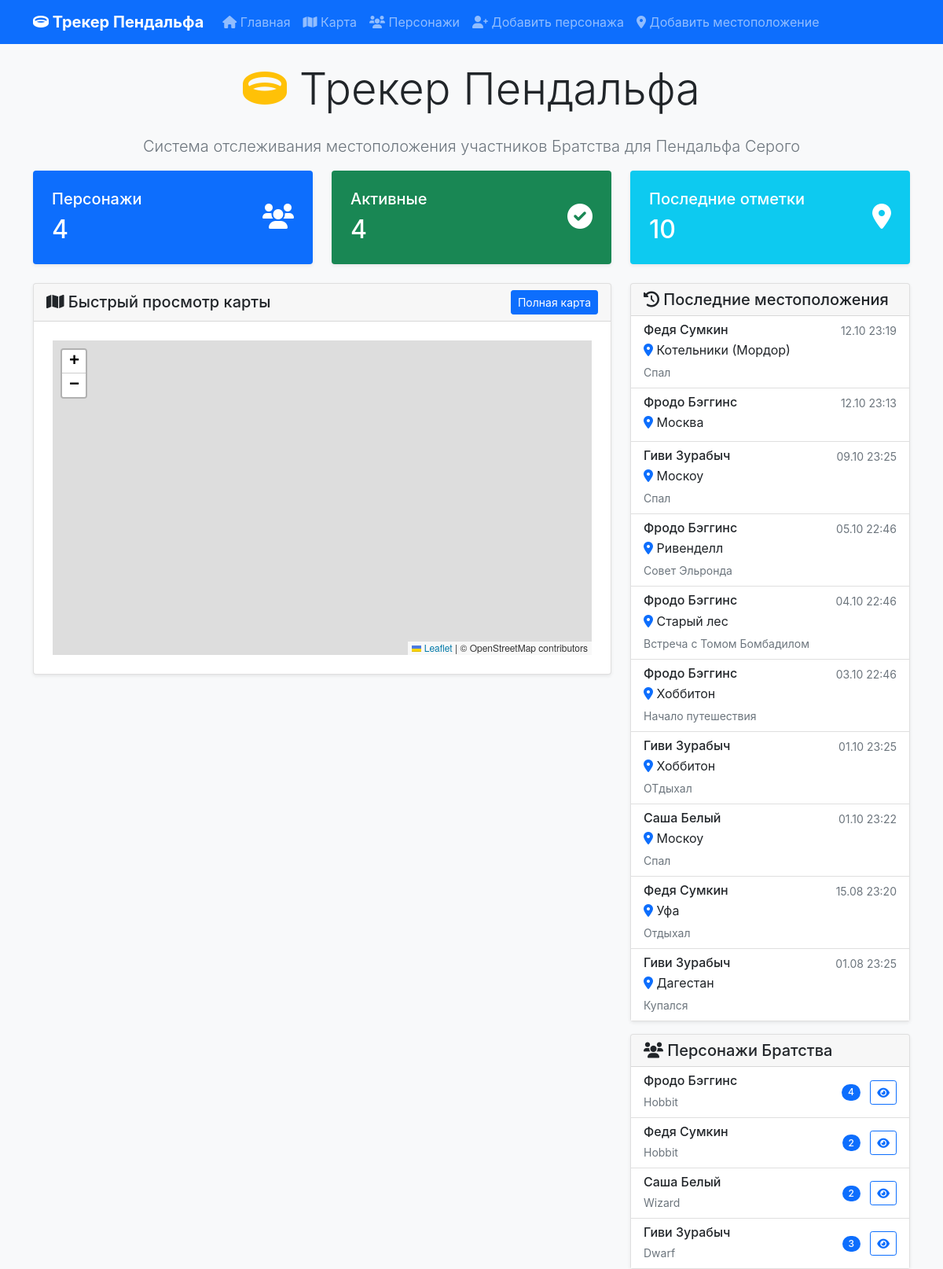
The page / on the database its author committed.
### app.py (models this page shows)
class Location(db.Model):
    id = db.Column(db.Integer, primary_key=True)
    character_id = db.Column(db.Integer, db.ForeignKey('character.id'), nullable=False)
    latitude = db.Column(db.Float, nullable=False)
    longitude = db.Column(db.Float, nullable=False)
    timestamp = db.Column(db.DateTime, nullable=False, default=datetime.utcnow)
    notes = db.Column(db.Text)
    location_name = db.Column(db.String(200))  # Например: "Шир", "Ривенделл", "Мория"

class Character(db.Model):
    id = db.Column(db.Integer, primary_key=True)
    name = db.Column(db.String(100), nullable=False, unique=True)
    description = db.Column(db.Text)
    race = db.Column(db.String(50))
    status = db.Column(db.String(20), default='active')  # active, inactive, lost
    created_at = db.Column(db.DateTime, default=datetime.utcnow)
    locations = db.relationship('Location', backref='character', lazy=True, cascade='all, delete-orphan')

### app.py (the view)
@app.route('/')
def index():
    characters = Character.query.all()
    recent_locations = db.session.query(Location).join(Character).order_by(Location.timestamp.desc()).limit(10).all()
    return render_template('index.html', characters=characters, recent_locations=recent_locations)

### templates/index.html (shortened to what this page needs)
{% extends "base.html" %}
{% block content %}
<div class="row">
    <div class="col-12">
        <h1 class="display-4 text-center mb-4">
            <i class="fas fa-ring text-warning"></i>
            Трекер Пендальфа
        </h1>
        <p class="lead text-center text-muted">
            Система отслеживания местоположения участников Братства для Пендальфа Серого
        </p>
    </div>
</div>
<div class="row mb-4">
    <div class="col-md-4">
        <div class="card bg-primary text-white">
            <div class="card-body">
                <div class="d-flex align-items-center">
                    <div class="flex-grow-1">
                        <h5 class="card-title">Персонажи</h5>
                        <h2 class="mb-0">{{ characters|length }}</h2>
                    </div>
                    <div class="ms-3">
                        <i class="fas fa-users fa-2x"></i>
                    </div>
                </div>
            </div>
        </div>
    </div>
    <div class="col-md-4">
        <div class="card bg-success text-white">
            <div class="card-body">
                <div class="d-flex align-items-center">
                    <div class="flex-grow-1">
                        <h5 class="card-title">Активные</h5>
                        <h2 class="mb-0">{{ characters|selectattr("status", "equalto", "active")|list|length }}</h2>
                    </div>
                    <div class="ms-3">
                        <i class="fas fa-check-circle fa-2x"></i>
                    </div>
                </div>
            </div>
        </div>
    </div>
    <div class="col-md-4">
        <div class="card bg-info text-white">
            <div class="card-body">
                <div class="d-flex align-items-center">
                    <div class="flex-grow-1">
                        <h5 class="card-title">Последние отметки</h5>
                        <h2 class="mb-0">{{ recent_locations|length }}</h2>
                    </div>
                    <div class="ms-3">
                        <i class="fas fa-map-marker-alt fa-2x"></i>
                    </div>
                </div>
            </div>
        </div>
    </div>
</div>
<div class="row">
    <div class="col-md-8">
        <div class="card">
            <div class="card-header d-flex justify-content-between align-items-center">
                <h5 class="mb-0">
                    <i class="fas fa-map"></i>
                    Быстрый просмотр карты
                </h5>
                <a href="{{ url_for('map_view') }}" class="btn btn-primary btn-sm">
                    Полная карта
                </a>
            </div>
            <div class="card-body">
                <div id="quickMap" style="height: 400px;"></div>
            </div>
        </div>
    </div>
    <div class="col-md-4">
        <div class="card">
            <div class="card-header">
                <h5 class="mb-0">
                    <i class="fas fa-history"></i>
                    Последние местоположения
                </h5>
            </div>
            <div class="card-body p-0">
                <div class="list-group list-group-flush">
                    {% for location in recent_locations %}
                    <div class="list-group-item">
                        <div class="d-flex w-100 justify-content-between">
                            <h6 class="mb-1">{{ location.character.name }}</h6>
                            <small class="text-muted">{{ location.timestamp.strftime('%d.%m %H:%M') }}</small>
                        </div>
                        <p class="mb-1">
                            {% if location.location_name %}
                                <i class="fas fa-map-marker-alt text-primary"></i>
                                {{ location.location_name }}
                            {% else %}
                                <i class="fas fa-globe text-muted"></i>
                                {{ "%.4f, %.4f"|format(location.latitude, location.longitude) }}
                            {% endif %}
                        </p>
                        {% if location.notes %}
                            <small class="text-muted">{{ location.notes[:50] }}{% if location.notes|length > 50 %}...{% endif %}</small>
                        {% endif %}
                    </div>
                    {% endfor %}
                </div>
            </div>
        </div>
        <div class="card mt-3">
            <div class="card-header">
                <h5 class="mb-0">
                    <i class="fas fa-users"></i>
                    Персонажи Братства
                </h5>
            </div>
            <div class="card-body p-0">
                <div class="list-group list-group-flush">
                    {% for character in characters %}
                    <div class="list-group-item d-flex justify-content-between align-items-center">
                        <div>
                            <h6 class="mb-1">{{ character.name }}</h6>
                            <small class="text-muted">{{ character.race.title() if character.race else 'Неизвестно' }}</small>
                        </div>
                        <div>
                            <span class="badge bg-primary rounded-pill">{{ character.locations|length }}</span>
                            <a href="{{ url_for('character_detail', character_id=character.id) }}" class="btn btn-sm btn-outline-primary ms-2">
                                <i class="fas fa-eye"></i>
                            </a>
                        </div>
                    </div>
                    {% endfor %}
                </div>
            </div>
        </div>
    </div>
</div>
{% endblock %}

### static/css/style.css (style rules this page uses)
body { font-family: -apple-system, BlinkMacSystemFont, 'Segoe UI', Roboto, 'Helvetica Neue', Arial, sans-serif; background-color: #f8f9fa; }
.card { box-shadow: 0 0.125rem 0.25rem rgba(0, 0, 0, 0.075); border: 1px solid rgba(0, 0, 0, 0.125); transition: box-shadow 0.15s ease-in-out; }
.card.bg-primary, .card.bg-success, .card.bg-info { border: none; }
.card.bg-primary .card-body, .card.bg-success .card-body, .card.bg-info .card-body { padding: 1.5rem; }
.list-group-item { border-left: none; border-right: none; }
.list-group-item:first-child { border-top: none; }
.list-group-item:last-child { border-bottom: none; }
.btn { transition: all 0.2s ease-in-out; }
.badge { font-weight: 500; }
.fa-ring { animation: ring-glow 2s ease-in-out infinite alternate; }
.card-body { padding: 1.5rem; }

### rows shown on the page
Location: character.name "Федя Сумкин", timestamp "12.10 23:19", location_name "Котельники (Мордор)", notes "Спал"
Location: character.name "Фродо Бэггинс", timestamp "12.10 23:13", location_name "Москва"
Location: character.name "Гиви Зурабыч", timestamp "09.10 23:25", location_name "Москоу", notes "Спал"
Location: character.name "Фродо Бэггинс", timestamp "05.10 22:46", location_name "Ривенделл", notes "Совет Эльронда"
Location: character.name "Фродо Бэггинс", timestamp "04.10 22:46", location_name "Старый лес", notes "Встреча с Томом Бомбадилом"
Location: character.name "Фродо Бэггинс", timestamp "03.10 22:46", location_name "Хоббитон", notes "Начало путешествия"
Location: character.name "Гиви Зурабыч", timestamp "01.10 23:25", location_name "Хоббитон", notes "ОТдыхал"
Location: character.name "Саша Белый", timestamp "01.10 23:22", location_name "Москоу", notes "Спал"
Location: character.name "Федя Сумкин", timestamp "15.08 23:20", location_name "Уфа", notes "Отдыхал"
Location: character.name "Гиви Зурабыч", timestamp "01.08 23:25", location_name "Дагестан", notes "Купался"
Character: name "Фродо Бэггинс", race "Hobbit", locations|length "4"
Character: name "Федя Сумкин", race "Hobbit", locations|length "2"
Character: name "Саша Белый", race "Wizard", locations|length "2"
Character: name "Гиви Зурабыч", race "Dwarf", locations|length "3"

### other values the page prints
{{ characters|length }} "4"
{{ characters|selectattr("status", "equalto", "active")|list|length }} "4"
{{ recent_locations|length }} "10"
